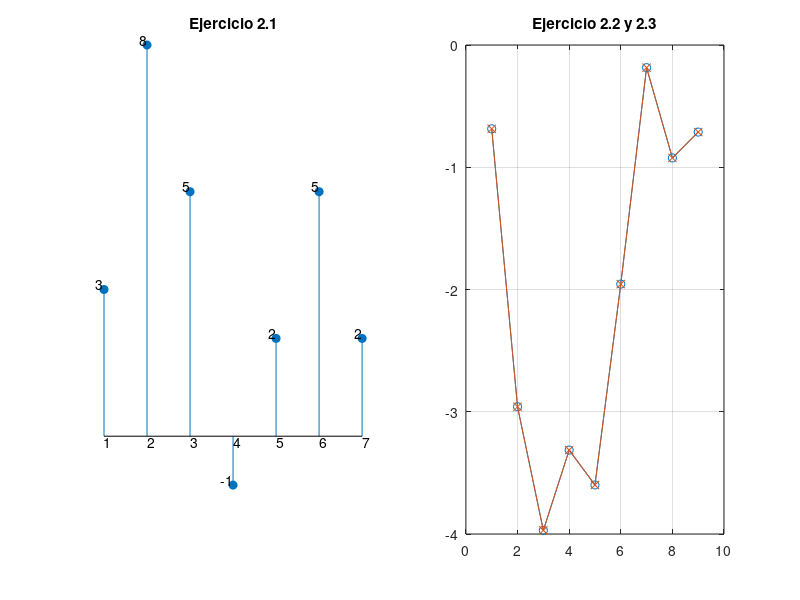

Here is the MATLAB script that generated this plot:
% <------- Guia 3 - Ejercicio 2 ----------->
clc % borra la consola 

% punto 1

x = [3, 2, -2, 1, 2]; % señal
h = [1, 2, 1]; % kernel
M = length(x); % longitud e la secuencia de entrada
N = length(h); % longitud del kernel
y = zeros(1, N+M-1); % vector resultado
r_des = zeros(1, N); % registro de desplazamiento
x_ext = [x, zeros(1, N-1)]; % vector x extendido

for n = 1:M+N-1
  r_des = [x_ext(n), r_des(1:N-1)]; % llena el registro de desplazamiento con las ultimas N muestras de x
  for i = 1:N
    y(n) = y(n) + ( h(i) * r_des(i) ); % sumatoria de convolución
  end
end

clf; % borra las ventanas graficas
subplot(1,2,1);  % subplot (filas, columnas, indice)
stem(y,'filled') % graficas de secuencias
title ('Ejercicio 2.1'); %titulo

% modificaciones para los ejes
axis off;
for l = 1:M+N-1
  text (l, y(l), mat2str(y(l)),'horizontalalignment','right','verticalalignment','bottom')
  text (l, 0,  int2str(l),'verticalalignment','top')
end


% punto 2

x2 = randn(1,7);% nueva secuencia de 7 elementos
M2 = length(x2); % longitud e la secuencia de entrada
y2 = zeros(1, N+M2-1); % vector resultado
r_des = zeros(1, N); % reinicializa el registro de desplazamiento
x2_ext = [x2, zeros(1, N-1)]; % vector x2 extendido

for n = 1:M2+N-1
  r_des = [x2_ext(n), r_des(1:N-1)]; % llena el registro de desplazamiento con las ultimas N muestras de x2
  for i = 1:N
    y2(n) = y2(n) + ( h(i) * r_des(i) ); % sumatoria de convolución
  end
end

subplot(1,2,2);
plot(y2,'o-') % graficas de secuencias

y2_conv = conv(x2, h); % usando el operador convolucion
hold all;
plot(y2_conv,'x-')
grid
title ('Ejercicio 2.2 y 2.3');

% punto 3

x3 = randn(1,1000); % nuevo vector señal
h3 = randn(1,1000); % nuevo vector kernel
M3 = length(x3); % longitud e la secuencia de entrada
N3 = length(h3); % longitud del kernel
y3 = zeros(1, N3+M3-1); % nuevo vector resultado
r_des = zeros(1, N3); % reinicializa el registro de desplazamiento
x3_ext = [x3, zeros(1, N3-1)]; % vector x extendido

tic();
for n = 1:M3+N3-1
  r_des = [x3_ext(n), r_des(1:N3-1)]; % llena el registro de desplazamiento con las ultimas N muestras de x3
  h3t = h3'; %matriz transpuesta (N3 filas, 1 columna)
  y3(n) = r_des * h3t;
end
t_mat = toc(); % tiempo para la convolucion matricial

% reinicializa los vectores para la convolucion matricial
y3 = zeros(1, N3+M3-1); % vector resultado
r_des = zeros(1, N3); % registro de desplazamiento
x3_ext = [x3, zeros(1, N3-1)]; % vector x extendido

tic();
for n = 1:M3+N3-1
  r_des = [x3_ext(n), r_des(1:N3-1)]; % llena el registro de desplazamiento con las ultimas N muestras de x3
  for i = 1:N3
    y3(n) = y3(n) + ( h3(i) * r_des(i) ); % sumatoria de convolución
  end
end
t_for = toc (); % tiempo para la convolucion con bucle

tiempos = [sprintf('tiempo para la convolucion utilizando matrices: %d segundos \n', t_mat)];
tiempos = [tiempos sprintf('tiempo para la convolucion utilizando iteraciones: %d segundos \n', t_for)];
tiempos

%%%%%%%%%%%%%%%%%%%%%%%%%%%%%%%%%%%%%%%%%%%%%%%%%%%%%%%%%%%%%%%%%%%%%%%
%OCTAVE:                                                              %
% tiempo para la convolucion utilizando matrices: 0.103 segundos      %
% tiempo para la convolucion utilizando iteraciones: 58.23 segundos   %
%MATLAB                                                               %
% tiempo para la convolucion utilizando matrices: 3.48e-02 segundos   %
% tiempo para la convolucion utilizando iteraciones: 8.88e-02 segundos%
%%%%%%%%%%%%%%%%%%%%%%%%%%%%%%%%%%%%%%%%%%%%%%%%%%%%%%%%%%%%%%%%%%%%%%%
